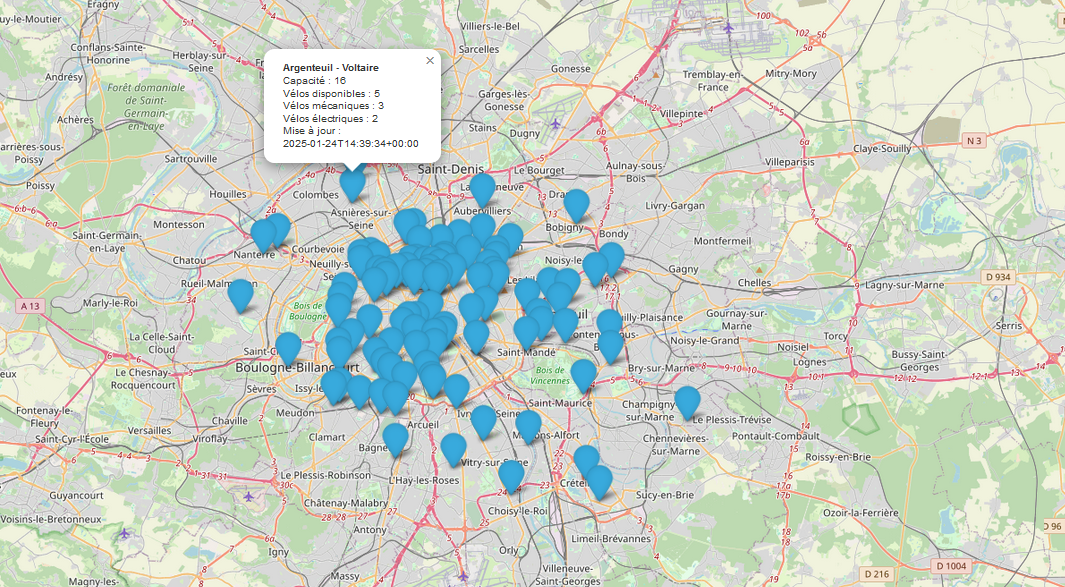

Generate this figure with Python:
import requests
import folium
from pymongo import MongoClient
from datetime import datetime

# Connexion à MongoDB
client = MongoClient("mongodb://localhost:27017/")  # Remplacez par votre URL de connexion MongoDB
db = client['velib_data']  # Remplacez par le nom de votre base de données
collection = db['stations']  # Remplacez par le nom de votre collection

# Récupération des données les plus récentes par date
recent_data = collection.find().sort("duedate", -1)  # Trie par date décroissante

# Initialisation de la carte Folium centrée sur Paris
paris_map = folium.Map(location=[48.8566, 2.3522], zoom_start=13)

# Parcours des stations dans les résultats de MongoDB
i = 0
for record in recent_data:

    # Extraction des champs pertinents
    station_name = record.get("name", "Station inconnue")
    capacity = record.get("capacity", 0)
    num_bikes = record.get("numbikesavailable", 0)
    mechanical_bikes = record.get("mechanical", 0)
    ebikes = record.get("ebike", 0)
    geo_coordinates = record.get("coordonnees_geo", None)  # Coordonnées géographiques
    duedate = record.get("duedate", "Date inconnue")

    # Affichage de la date de mise à jour
    print(f"Date de mise à jour : {duedate}")

    # Vérification si les coordonnées sont valides (si c'est un dictionnaire)
    if geo_coordinates and isinstance(geo_coordinates, dict):
        lat = geo_coordinates.get("lat")
        lon = geo_coordinates.get("lon")

        # Vérifier que les deux coordonnées existent
        if lat is not None and lon is not None:
            # Création du contenu du popup avec les informations de la station
            popup_content = f"""
            <b>{station_name}</b><br>
            Capacité : {capacity}<br>
            Vélos disponibles : {num_bikes}<br>
            Vélos mécaniques : {mechanical_bikes}<br>
            Vélos électriques : {ebikes}<br>
            Mise à jour : {duedate}<br>
            """
            print(popup_content)
            # Ajout d'un marqueur pour chaque station sur la carte
            folium.Marker(
                location=[lat, lon],
                popup=popup_content,
                icon=folium.Icon(color="blue", icon="bicycle")
            ).add_to(paris_map)
        else:
            # Si les coordonnées sont manquantes, affichage d'un message
            print(f"Coordonnées manquantes pour la station : {station_name}")
    else:
        # Affichage des stations avec coordonnées manquantes ou mal formatées
        print(f"Station sans coordonnées valides : {station_name}, Données complètes : {record}")

# Enregistrement de la carte dans un fichier HTML
paris_map.save("velib_station_mongo.html")
print("Carte générée : ouvrez le fichier 'velib_station_map_mongo.html' dans un navigateur.")
